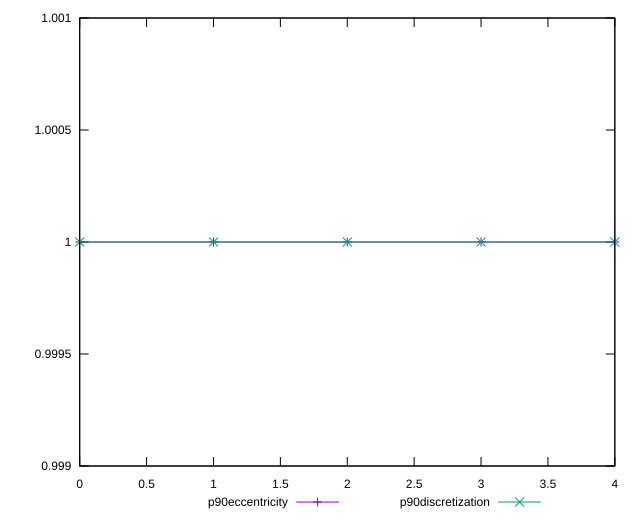

This chart was generated by the following gnuplot code:
reset

$p90Eccentricity <<EOF
0 0.9999999999999999
1 0.9999999999999989
2 0.9999999999999997
3 1.0000000000000002
4 0.9999999999999999
EOF

$p90Discretization <<EOF
0 1
1 1
2 1
3 1
4 1
EOF

set key outside below
set xrange [0:4]
set yrange [0.9989999999999989:1.0010000000000001]
set trange [0.9989999999999989:1.0010000000000001]
set terminal svg size 640, 520 enhanced background rgb 'white'
set output "report_00017_2021-02-10T15-08-03.406Z/meta/pScore-difference/progression/eccentricity.svg"

plot $p90Eccentricity title "p90eccentricity" with linespoints, \
     $p90Discretization title "p90discretization" with linespoints

reset
